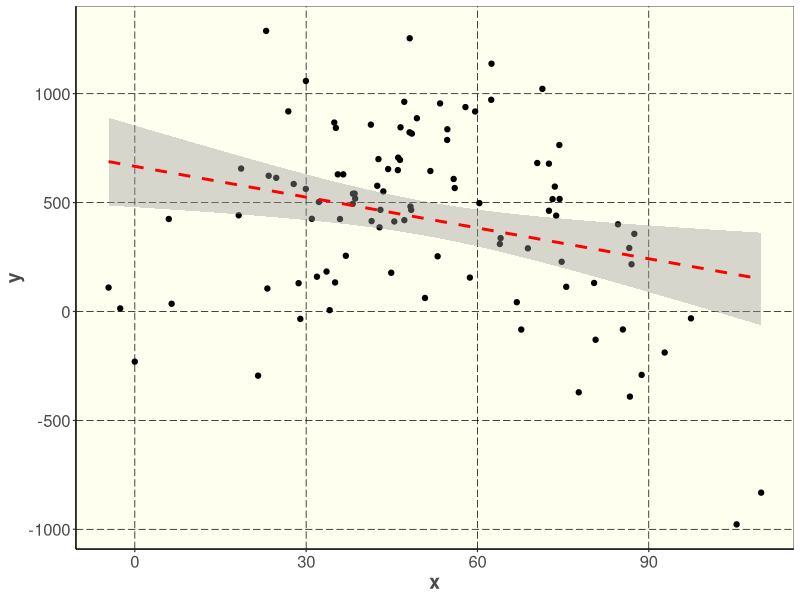
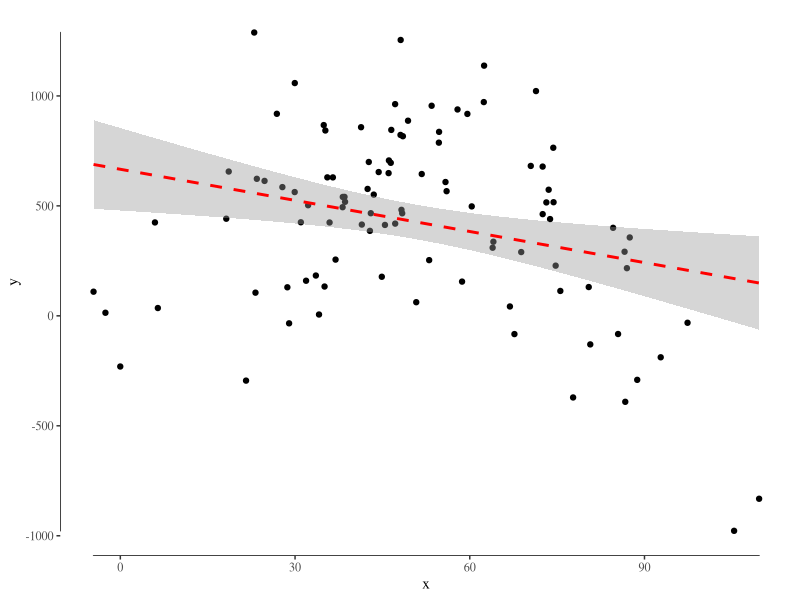

These charts were generated, in order, by the following R code:
## ---- chunk 1
library(ggplot2)
library(knitr)
#library(RColorBrewer)
#library(scales)
#library(grid)

set.seed(5)
x <- rnorm(100, 50, 25)
y <- -0.3*x^2 + 25*x + 92 + rnorm(100, sd=300)
DF <- data.frame(cbind(x, y))

JHT <-function(){
  color.plot.area = "ivory"
  color.background = "white"
  color.grid.major = "black"
  color.axis.text = "gray29"
  color.axis.title = "gray29"
  color.title = "gray29"
  
  theme_bw(base_size=9) +
    theme(panel.background=element_rect(fill=color.plot.area, color=color.plot.area)) +
    theme(plot.background=element_rect(fill=color.background, color=color.background)) +
    theme(panel.border=element_rect(color="gray20", size = 0.15)) +
    theme(panel.grid.major=element_line(color=color.grid.major,size=.25, 
                                        linetype = "longdash")) + 
    theme(axis.line = element_line(color=color.grid.major, size = .5))+
    theme(panel.grid.minor=element_blank()) +
    theme(plot.title=element_text(color=color.title, size=10)) +
    theme(axis.text.x=element_text(size=12,color=color.axis.text)) +
    theme(axis.text.y=element_text(size=12,color=color.axis.text)) +
    theme(axis.title.x=element_text(size=14,color=color.axis.title, face = "bold")) +
    theme(axis.title.y=element_text(size=14,color=color.axis.title, face = "bold")) 
}

ggplot(data = DF, aes(x = x, y = y)) +geom_point() +JHT() + geom_smooth(method="lm", color="red", linetype=2)

## ---- chunk 2
library(ggthemes)
JHT2 <-function(){
  
  theme_tuft()
  
  
}

## ---- chunk 3
ggplot(data = DF, aes(x = x, y = y)) +geom_point() + theme_tufte() + geom_smooth(method="lm", color="red", linetype=2) + geom_rangeframe()
